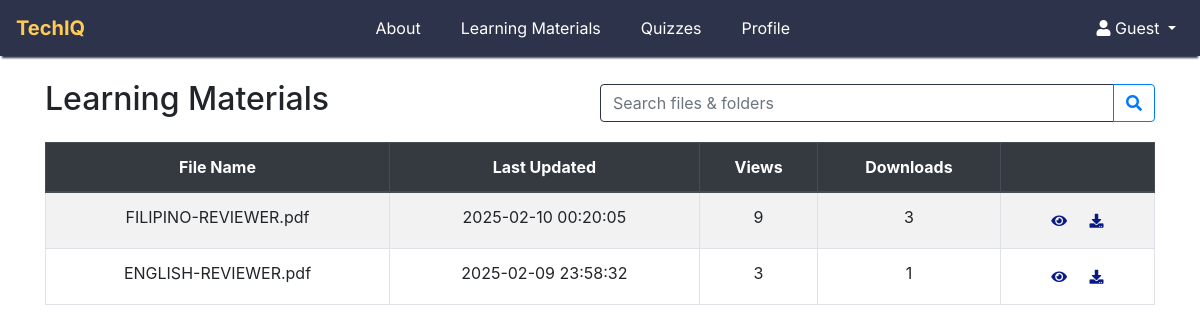
Before: /learningmaterials.php with the older database file.
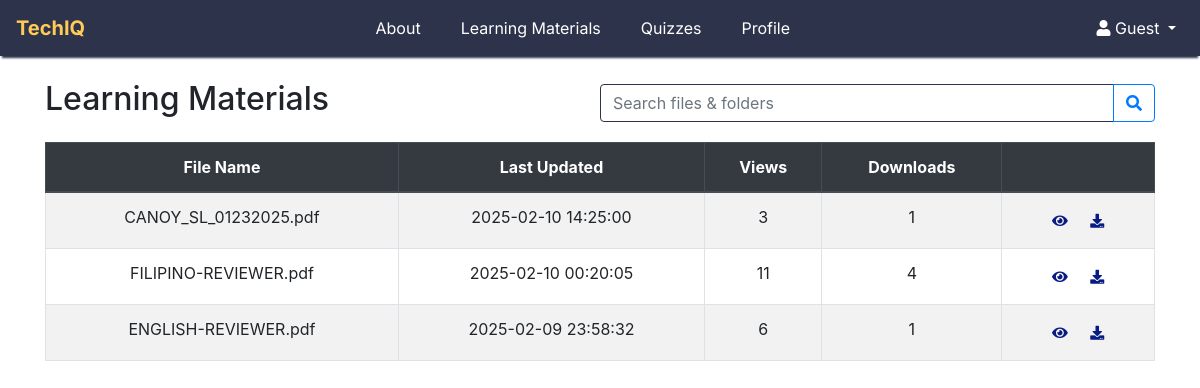
After: the same page with the newer database file.
### tables this page shows
CREATE TABLE `learningmaterials` (
  `ID` int(11) NOT NULL,
  `subjectCode` varchar(100) NOT NULL,
  `moduleName` varchar(100) NOT NULL,
  `fileName` varchar(255) NOT NULL,
  `attachment` blob NOT NULL,
  `views` int(11) DEFAULT NULL,
  `downloads` int(11) DEFAULT NULL,
  `dateAdded` datetime NOT NULL
);

### user_backend/materials.php (called while the page is built, shortened)
<?php
    $query = "SELECT * FROM learningMaterials ORDER BY dateAdded DESC";
    $stmt = $pdo->prepare($query);
    $stmt->execute();
    $learningMaterials = $stmt->fetchAll(PDO::FETCH_ASSOC);
?>

### learningmaterials.php (the view, shortened to what this page needs)
<?php
    require 'config/connection.php';
    require 'user_backend/materials.php';
?>
<!doctype html>
<html lang="en">
  <head>
    <link rel="stylesheet" href="./css/styles.css">
  </head>
  <body class="dashboardPage">
    <?php include 'user_backend/navbar.php';?>
    <section class="dashboard container mt-4">
      <div class="d-flex justify-content-between align-items-center mb-3">
        <h2>Learning Materials</h2>
        <div class="input-group w-50">
          <input type="text" class="form-control" placeholder="Search files & folders">
          <div class="input-group-append">
            <button class="btn btn-outline-primary" type="button">
              <i class="fa fa-search"></i>
            </button>
          </div>
        </div>
      </div>
      <div class="table-responsive" style="max-height: 400px; overflow-y: auto;">
          <table class="table table-striped table-bordered">
              <thead class="thead-dark">
                  <tr>
                      <th>File Name</th>
                      <th>Last Updated</th>
                      <th>Views</th>
                      <th>Downloads</th>
                      <th></th>
                  </tr>
              </thead>
              <tbody>
                  <?php foreach ($learningMaterials as $material): ?>
                      <tr>
                          <td><?= htmlspecialchars($material['fileName']) ?></td>
                          <td><?= htmlspecialchars($material['dateAdded']) ?></td>
                          <td><?= htmlspecialchars($material['views']) ?></td>
                          <td><?= htmlspecialchars($material['downloads']) ?></td>
                          <td>
                              <a href="learningMaterials.php?viewFileID=<?= urlencode($material['fileName']) ?>"
                                class="btn btn-sm view-btn"
                                data-id="<?= $material['ID'] ?>"
                                data-file="<?= urlencode($material['fileName']) ?>"
                                target="_blank">
                                    <i class="fa fa-eye"></i>
                              </a>
                              <a href="learningMaterials.php?fileName=<?= urlencode($material['fileName']) ?>"
                                class="btn btn-sm download-btn"
                                data-id="<?= htmlspecialchars($material['fileName']) ?>">
                                    <i class="fa fa-download"></i>
                              </a>
                          </td>
                      </tr>
                  <?php endforeach; ?>
              </tbody>
          </table>
      </div>
    </section>
  </body>
</html>

### user_backend/navbar.php (shortened to what this page needs)
<nav class="navbar navbar-expand-lg navbar-light custom-nav">
    <a class="navbar-brand" href="index.php">TechIQ</a>
    <div class="collapse navbar-collapse justify-content-center" id="navbarSupportedContent">
        <ul class="navbar-nav mr-auto">
            <li class="nav-item active mr-4">
                <a class="nav-link" href="about.php">About<span class="sr-only">(current)</span></a>
            </li>
            <li class="nav-item mr-4">
                <a class="nav-link" href="learningmaterials.php">Learning Materials</a>
            </li>
            <li class="nav-item mr-4">
                <a class="nav-link" href="quizzes.php">Quizzes</a>
            </li>
            <li class="nav-item mr-4">
                <a class="nav-link" href="landing.php">Profile</a>
            </li>
        </ul>
    </div>
    <div class="ml-auto">
        <ul class="navbar-nav">
            <li class="nav-item dropdown">
                <a class="nav-link dropdown-toggle" href="#" id="userDropdown" role="button" data-toggle="dropdown" aria-haspopup="true" aria-expanded="false">
                    <i class="fas fa-user"></i>
                    <?php echo isset($_SESSION['username']) ? htmlspecialchars($_SESSION['username']) : 'Guest'; ?>
                </a>
            </li>
        </ul>
    </div>
</nav>

### css/styles.css (style rules this page uses)
:root { --navbar-bg: rgba(45,51,74,255); --navbar-txt: white !important; --border-1: #3f455b; --border-2: #ffcb56; --font-inter: "Inter", serif; --form-header: #152039 !important; --hover-yellow : rgb(250, 170, 20); }
.custom-nav { position: sticky; top: 0; z-index: 1000; background-color: var(--navbar-bg); box-shadow: 0 4px 2px -2px var(--navbar-bg); }
.navbar { font-family: var(--font-inter); }
.custom-nav .navbar-nav .nav-link { color: white !important; }
.custom-nav .navbar-brand { color: var(--border-2) !important; font-weight: bold; }
.form-control { border-color: var(--navbar-bg); }
.custom-nav .navbar-nav { margin-left: auto; margin-right: auto; }
.dashboard { width: 100%; text-align: center; position: relative; }
.view-btn i, .download-btn i, .star-btn i, .bookmark-btn i { color: #081a83; }

Changed rows visible on the page:
added learningmaterials: fileName "CANOY_SL_01232025.pdf", dateAdded "2025-02-10 14:25:00", views "3", downloads "1"
changed learningmaterials "FILIPINO-REVIEWER.pdf": views "9" → "11"; downloads "3" → "4"
changed learningmaterials "ENGLISH-REVIEWER.pdf": views "3" → "6"
